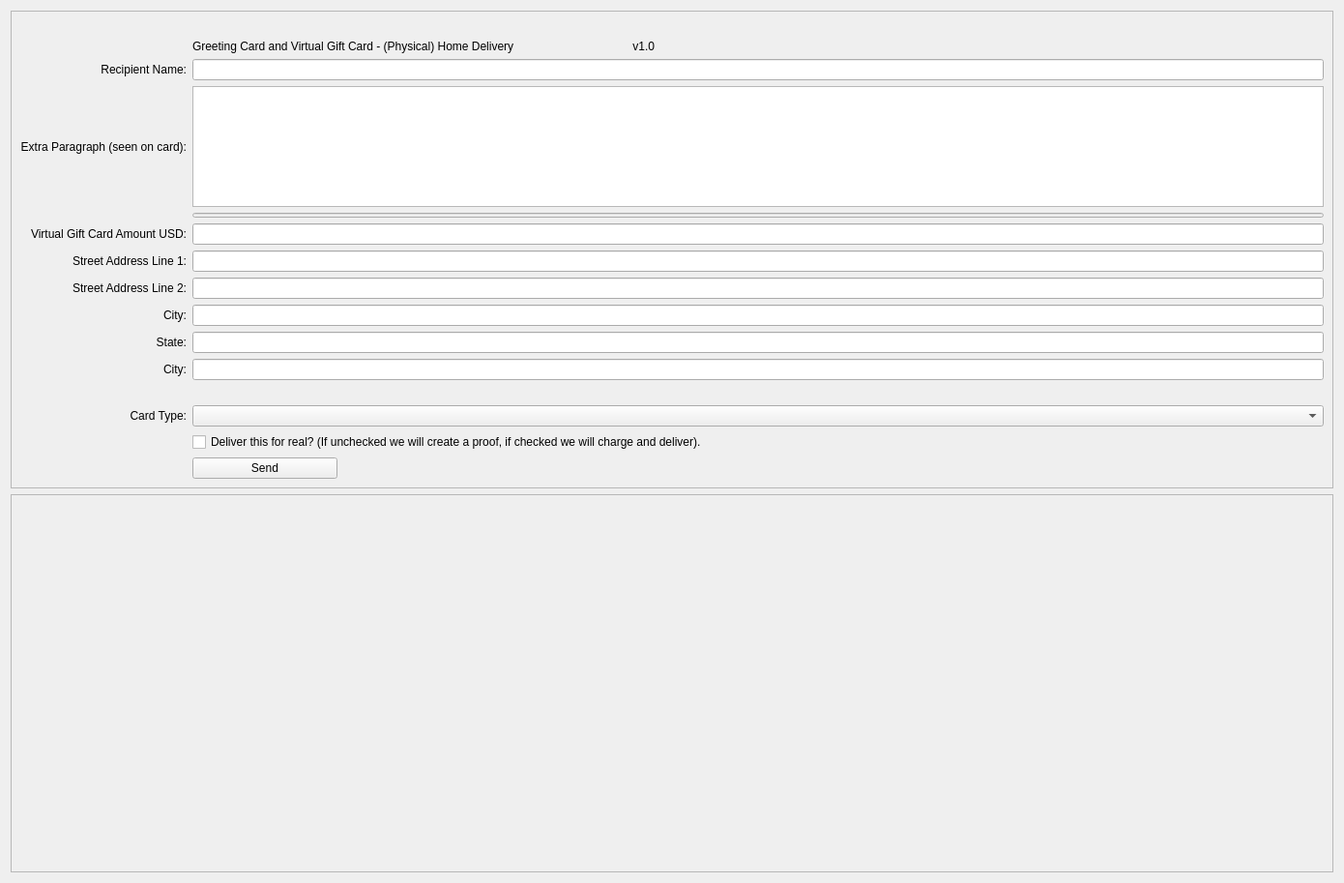
<?xml version="1.0" encoding="UTF-8"?>
<ui version="4.0">
 <class>MailSendDialog</class>
 <widget class="QWidget" name="MailSendDialog">
  <property name="geometry">
   <rect>
    <x>0</x>
    <y>0</y>
    <width>1390</width>
    <height>913</height>
   </rect>
  </property>
  <layout class="QVBoxLayout" name="verticalLayout" stretch="0,0">
   <item>
    <widget class="QFrame" name="frame2">
     <property name="sizePolicy">
      <sizepolicy hsizetype="Preferred" vsizetype="Expanding">
       <horstretch>0</horstretch>
       <verstretch>0</verstretch>
      </sizepolicy>
     </property>
     <property name="frameShape">
      <enum>QFrame::StyledPanel</enum>
     </property>
     <property name="frameShadow">
      <enum>QFrame::Sunken</enum>
     </property>
     <layout class="QVBoxLayout" name="verticalLayout_3">
      <item>
       <layout class="QGridLayout" name="gridLayout">
        <item row="6" column="2">
         <widget class="QPlainTextEdit" name="txtParagraph">
          <property name="maximumSize">
           <size>
            <width>16777215</width>
            <height>125</height>
           </size>
          </property>
         </widget>
        </item>
        <item row="1" column="2">
         <widget class="QLabel" name="lblAction">
          <property name="text">
           <string>Greeting Card and Virtual Gift Card - (Physical) Home Delivery                                     v1.0</string>
          </property>
         </widget>
        </item>
        <item row="8" column="2">
         <widget class="QLineEdit" name="txtGiftCardAmount">
          <property name="toolTip">
           <string>Proposal Amount</string>
          </property>
          <property name="inputMethodHints">
           <set>Qt::ImhDigitsOnly</set>
          </property>
         </widget>
        </item>
        <item row="10" column="0">
         <widget class="QLabel" name="label_4">
          <property name="text">
           <string/>
          </property>
         </widget>
        </item>
        <item row="6" column="0">
         <widget class="QLabel" name="label_2">
          <property name="toolTip">
           <string>Enter Proposal Description</string>
          </property>
          <property name="text">
           <string>Extra Paragraph (seen on card):</string>
          </property>
          <property name="alignment">
           <set>Qt::AlignRight|Qt::AlignTrailing|Qt::AlignVCenter</set>
          </property>
          <property name="buddy">
           <cstring>txtParagraph</cstring>
          </property>
         </widget>
        </item>
        <item row="8" column="0">
         <widget class="QLabel" name="label_212">
          <property name="toolTip">
           <string>Enter Proposal Amount</string>
          </property>
          <property name="text">
           <string>Virtual Gift Card Amount USD:</string>
          </property>
          <property name="alignment">
           <set>Qt::AlignRight|Qt::AlignTrailing|Qt::AlignVCenter</set>
          </property>
          <property name="buddy">
           <cstring>txtGiftCardAmount</cstring>
          </property>
         </widget>
        </item>
        <item row="5" column="0">
         <widget class="QLabel" name="label_213">
          <property name="toolTip">
           <string>Enter Proposal Name</string>
          </property>
          <property name="text">
           <string>Recipient Name:</string>
          </property>
          <property name="alignment">
           <set>Qt::AlignRight|Qt::AlignTrailing|Qt::AlignVCenter</set>
          </property>
          <property name="buddy">
           <cstring>txtReserved</cstring>
          </property>
         </widget>
        </item>
        <item row="5" column="2">
         <widget class="QLineEdit" name="txtName">
          <property name="toolTip">
           <string>Address</string>
          </property>
          <property name="inputMethodHints">
           <set>Qt::ImhNone</set>
          </property>
          <property name="echoMode">
           <enum>QLineEdit::Normal</enum>
          </property>
         </widget>
        </item>
        <item row="14" column="0">
         <widget class="QLabel" name="label_7">
          <property name="text">
           <string/>
          </property>
         </widget>
        </item>
        <item row="7" column="2">
         <widget class="QLineEdit" name="txtReserved">
          <property name="enabled">
           <bool>false</bool>
          </property>
          <property name="maximumSize">
           <size>
            <width>16777215</width>
            <height>5</height>
           </size>
          </property>
          <property name="toolTip">
           <string>Enter Proposal Name</string>
          </property>
         </widget>
        </item>
        <item row="9" column="0">
         <widget class="QLabel" name="label_22">
          <property name="toolTip">
           <string>Discussion URL</string>
          </property>
          <property name="text">
           <string>Street Address Line 1:</string>
          </property>
          <property name="alignment">
           <set>Qt::AlignRight|Qt::AlignTrailing|Qt::AlignVCenter</set>
          </property>
          <property name="buddy">
           <cstring>txtAddressLine1</cstring>
          </property>
         </widget>
        </item>
        <item row="9" column="2">
         <widget class="QLineEdit" name="txtAddressLine1">
          <property name="toolTip">
           <string>Discussion URL</string>
          </property>
         </widget>
        </item>
        <item row="10" column="0">
         <widget class="QLabel" name="label194">
          <property name="toolTip">
           <string/>
          </property>
          <property name="text">
           <string>Street Address Line 2:</string>
          </property>
          <property name="alignment">
           <set>Qt::AlignRight|Qt::AlignTrailing|Qt::AlignVCenter</set>
          </property>
         </widget>
        </item>
        <item row="10" column="2">
         <widget class="QLineEdit" name="txtAddressLine2">
          <property name="toolTip">
           <string>Address</string>
          </property>
          <property name="inputMethodHints">
           <set>Qt::ImhNone</set>
          </property>
          <property name="echoMode">
           <enum>QLineEdit::Normal</enum>
          </property>
          <property name="readOnly">
           <bool>true</bool>
          </property>
         </widget>
        </item>
        <item row="11" column="0">
         <widget class="QLabel" name="label1941">
          <property name="toolTip">
           <string/>
          </property>
          <property name="text">
           <string>City:</string>
          </property>
          <property name="alignment">
           <set>Qt::AlignRight|Qt::AlignTrailing|Qt::AlignVCenter</set>
          </property>
         </widget>
        </item>
        <item row="11" column="2">
         <widget class="QLineEdit" name="txtCity">
          <property name="toolTip">
           <string>Address</string>
          </property>
          <property name="inputMethodHints">
           <set>Qt::ImhNone</set>
          </property>
          <property name="echoMode">
           <enum>QLineEdit::Normal</enum>
          </property>
          <property name="readOnly">
           <bool>false</bool>
          </property>
         </widget>
        </item>
        <item row="12" column="0">
         <widget class="QLabel" name="label1942">
          <property name="toolTip">
           <string/>
          </property>
          <property name="text">
           <string>State:</string>
          </property>
          <property name="alignment">
           <set>Qt::AlignRight|Qt::AlignTrailing|Qt::AlignVCenter</set>
          </property>
         </widget>
        </item>
        <item row="12" column="2">
         <widget class="QLineEdit" name="txtState">
          <property name="toolTip">
           <string>Address</string>
          </property>
          <property name="inputMethodHints">
           <set>Qt::ImhNone</set>
          </property>
          <property name="echoMode">
           <enum>QLineEdit::Normal</enum>
          </property>
          <property name="readOnly">
           <bool>false</bool>
          </property>
         </widget>
        </item>
        <item row="13" column="0">
         <widget class="QLabel" name="label1945">
          <property name="toolTip">
           <string/>
          </property>
          <property name="text">
           <string>City:</string>
          </property>
          <property name="alignment">
           <set>Qt::AlignRight|Qt::AlignTrailing|Qt::AlignVCenter</set>
          </property>
         </widget>
        </item>
        <item row="13" column="2">
         <widget class="QLineEdit" name="txtZip">
          <property name="toolTip">
           <string>Address</string>
          </property>
          <property name="inputMethodHints">
           <set>Qt::ImhNone</set>
          </property>
          <property name="echoMode">
           <enum>QLineEdit::Normal</enum>
          </property>
          <property name="readOnly">
           <bool>false</bool>
          </property>
         </widget>
        </item>
        <item row="21" column="0">
         <widget class="QLabel" name="label_31">
          <property name="toolTip">
           <string>Expense Type</string>
          </property>
          <property name="text">
           <string>Card Type:</string>
          </property>
          <property name="alignment">
           <set>Qt::AlignRight|Qt::AlignTrailing|Qt::AlignVCenter</set>
          </property>
         </widget>
        </item>
        <item row="21" column="2">
         <widget class="QComboBox" name="cmbType"/>
        </item>
        <item row="23" column="2">
         <widget class="QCheckBox" name="chkDeliver">
          <property name="maximumSize">
           <size>
            <width>777</width>
            <height>16777215</height>
           </size>
          </property>
          <property name="text">
           <string>Deliver this for real? (If unchecked we will create a proof, if checked we will charge and deliver).</string>
          </property>
         </widget>
        </item>
        <item row="24" column="2">
         <widget class="QPushButton" name="btnSubmit">
          <property name="minimumSize">
           <size>
            <width>150</width>
            <height>0</height>
           </size>
          </property>
          <property name="maximumSize">
           <size>
            <width>150</width>
            <height>16777215</height>
           </size>
          </property>
          <property name="text">
           <string>Send</string>
          </property>
         </widget>
        </item>
        <item row="24" column="7">
         <layout class="QHBoxLayout" name="horizontalLayout"/>
        </item>
        <item row="0" column="2">
         <widget class="QLabel" name="label_6">
          <property name="font">
           <font>
            <weight>75</weight>
            <bold>true</bold>
           </font>
          </property>
          <property name="text">
           <string/>
          </property>
         </widget>
        </item>
       </layout>
      </item>
     </layout>
    </widget>
   </item>
   <item>
    <widget class="QFrame" name="frame">
     <property name="sizePolicy">
      <sizepolicy hsizetype="Preferred" vsizetype="Expanding">
       <horstretch>0</horstretch>
       <verstretch>0</verstretch>
      </sizepolicy>
     </property>
     <property name="frameShape">
      <enum>QFrame::StyledPanel</enum>
     </property>
     <property name="frameShadow">
      <enum>QFrame::Raised</enum>
     </property>
     <layout class="QVBoxLayout" name="verticalLayout_2">
      <item>
       <layout class="QHBoxLayout" name="horizontalLayout_2">
        <item>
         <widget class="QLabel" name="txtInfo">
          <property name="sizePolicy">
           <sizepolicy hsizetype="Preferred" vsizetype="MinimumExpanding">
            <horstretch>0</horstretch>
            <verstretch>0</verstretch>
           </sizepolicy>
          </property>
          <property name="minimumSize">
           <size>
            <width>888</width>
            <height>45</height>
           </size>
          </property>
          <property name="maximumSize">
           <size>
            <width>16777215</width>
            <height>222</height>
           </size>
          </property>
          <property name="font">
           <font>
            <pointsize>15</pointsize>
            <weight>75</weight>
            <bold>true</bold>
           </font>
          </property>
          <property name="text">
           <string/>
          </property>
         </widget>
        </item>
        <item>
         <spacer name="horizontalSpacer_2">
          <property name="orientation">
           <enum>Qt::Horizontal</enum>
          </property>
          <property name="sizeHint" stdset="0">
           <size>
            <width>40</width>
            <height>20</height>
           </size>
          </property>
         </spacer>
        </item>
       </layout>
      </item>
     </layout>
    </widget>
   </item>
  </layout>
 </widget>
 <tabstops>
  <tabstop>txtName</tabstop>
  <tabstop>txtParagraph</tabstop>
  <tabstop>txtReserved</tabstop>
  <tabstop>txtGiftCardAmount</tabstop>
  <tabstop>txtAddressLine1</tabstop>
  <tabstop>txtAddressLine2</tabstop>
  <tabstop>txtCity</tabstop>
  <tabstop>txtState</tabstop>
  <tabstop>txtZip</tabstop>
  <tabstop>cmbType</tabstop>
  <tabstop>chkDeliver</tabstop>
  <tabstop>btnSubmit</tabstop>
 </tabstops>
 <resources>
  <include location="../biblepay.qrc"/>
 </resources>
 <connections/>
</ui>
